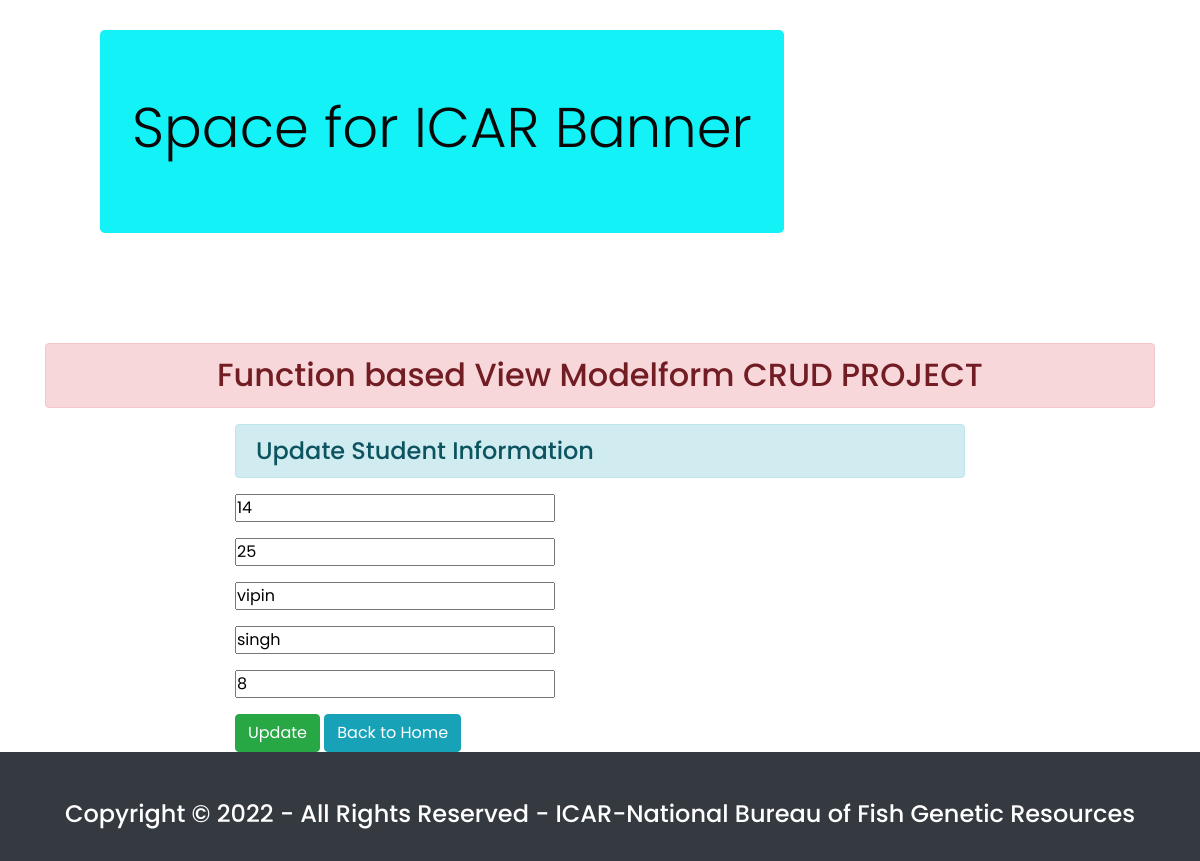
//68/, run on the app's committed database.
### enroll/models.py (models this page shows)
class User(models.Model):
    accreditation_id = models.IntegerField()
    hatchery_id = models.IntegerField()
    accreditation_agency = models.CharField(max_length=100)
    term = models.CharField(max_length=70)
    year_of_accreditation = models.IntegerField()

### enroll/views.py (the view)
# urls.py: path('/<int:id>/', views.update_data, name="updatedata")
def update_data(request, id):
    if request.method == 'POST':
        pi = User.objects.get(pk=id)
        fm = StudentRegistration(request.POST, instance=pi)
        if fm.is_valid():
            fm.save()
    else:
        pi = User.objects.get(pk=id)
        fm = StudentRegistration(instance=pi)
    return render(request, 'enroll/updatestudent.html',{'form':fm})

### enroll/forms.py
class StudentRegistration(forms.ModelForm):
    class Meta:
        model = User
        fields = ['accreditation_id', 'hatchery_id', 'accreditation_agency', 'term', 'year_of_accreditation' ]

### template/enroll/updatestudent.html (shortened to what this page needs)
{% extends 'enroll/base.html' %}
{% block content %}
<div class="row">
    <div class="col-sm-8 offset-2">
        <h4 class="alert alert-info">Update Student Information</h4>
        <form action="" method="post">
            {{form.as_p}}
            <input type="submit" class="btn btn-success" value="Update">
            <a href="{% url 'addandshow' %}" class="btn btn-info">Back to Home</a>
        </form>
    </div>
</div>
{% endblock content %}

### static/mainstyle.css (style rules this page uses)
* { margin: 0; padding: 0; box-sizing: border-box;; font-family:"Poppins", sans-serif; }

### data on the page
User: accreditation_id "14", hatchery_id "25", accreditation_agency "vipin", term "singh", year_of_accreditation "8"
